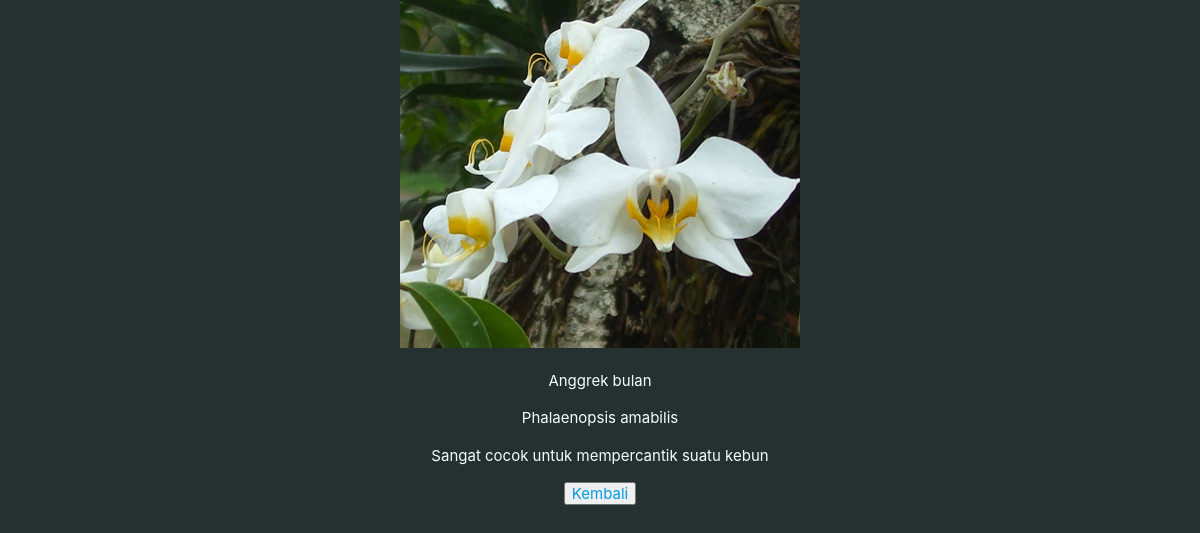
The app's page /latihan6a/php/detaill.php?id=1 with its own data.
### tables this page shows
CREATE TABLE `tumbuhan` (
  `id` int(20) NOT NULL,
  `nama` varchar(255) NOT NULL,
  `nama_latin` varchar(255) NOT NULL,
  `manfaat` varchar(255) NOT NULL,
  `gambar` varchar(255) NOT NULL
);

### latihan6a/php/functions.php (called while the page is built, shortened)
<?php
function koneksi()
{
    $conn = mysqli_connect("localhost", "root", "");
    mysqli_select_db($conn, "pertemuan6");
    return $conn;
}
function query($sql)
{
    $conn = koneksi();
    $result = mysqli_query($conn, "$sql");
    $rows = [];
    while ($row = mysqli_fetch_assoc($result)) {
        $rows[] = $row;
    }
    return $rows;
}

### latihan6a/php/detaill.php (the view, shortened to what this page needs)
<?php
require '../php/functions.php';
$Id = $_GET['id'];
$tumbuhan = query("SELECT * FROM tumbuhan WHERE id = $Id")[0];
?>
<!DOCTYPE html>
<html lang="en">
<head>
    <link type="text/css" rel="stylesheet" href="css/materialize.min.css" media="screen,projection" />
    <link rel="stylesheet" href="../css/aio.css">
</head>
<body>
    <div class="container">
        <div class="gambar">
            <img src="../assets/pict/<?=$tumbuhan["gambar"];?>" alt="">
        </div>
        <div class="keterangan">
            <p><?=$tumbuhan["nama"];?></p>
            <p><?=$tumbuhan["nama_latin"];?></p>
            <p><?=$tumbuhan["manfaat"];?></p>
        </div>
        <button class="tombol-kembali"><a href="../index.php">Kembali</a></button>
    </div>
</body>
</html>
</body>
</html>

### latihan6a/css/aio.css (style rules this page uses)
body { background-color: rgb(37, 48, 48); text-align: center; color: azure; }

### records on screen
tumbuhan: gambar (picture), nama "Anggrek bulan", nama_latin "Phalaenopsis amabilis", manfaat "Sangat cocok untuk mempercantik suatu kebun"
